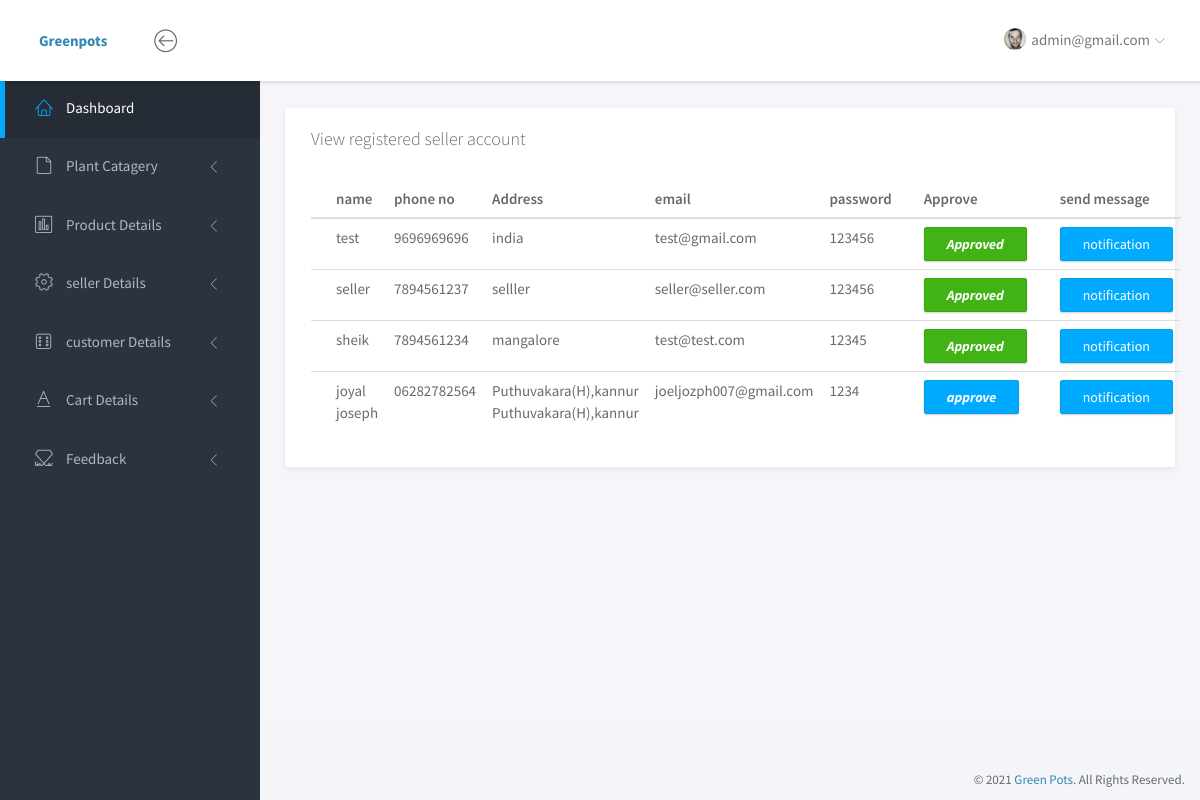
/admin/viewseller.php (signed in), run on the app's committed database.
### tables this page shows
CREATE TABLE `seller` (
  `s_id` int(11) NOT NULL,
  `name` varchar(50) NOT NULL,
  `phone` varchar(50) NOT NULL,
  `address` varchar(50) NOT NULL,
  `email` varchar(50) NOT NULL,
  `password` varchar(50) NOT NULL
);

### app/Main.php (called while the page is built, shortened)
<?php
class Main {
    public function __construct(){
        try{
            $this->conn = new PDO(DB_TYPE.":host=".DB_SERVER.";dbname=".DB_DATABASE, DB_USER, DB_PASSWORD);
        }
        catch (PDOException $e){
            echo '<h3>Database Not Connected</h3>','<p>Please Check database connection before running this site ...</p>'; exit;
        }
    }
}

### app/Admin.php (called while the page is built, shortened)
<?php
class Admin extends Main
{
	public function ret($stmt){
		$stmt = $this->conn->prepare($stmt);
		$stmt->execute();
		return $stmt;
	}
}
?>

### admin/viewseller.php (the view, shortened to what this page needs)
<?php
$admin = new Admin();
?>
<!doctype html>
<html lang="en">
<head>
	<link rel="stylesheet" href="assets/vendor/bootstrap/css/bootstrap.min.css">
	<link rel="stylesheet" href="assets/vendor/font-awesome/css/font-awesome.min.css">
	<link rel="stylesheet" href="assets/vendor/linearicons/style.css">
	<link rel="stylesheet" href="assets/vendor/chartist/css/chartist-custom.css">
	<link rel="stylesheet" href="assets/css/main.css">
	<link rel="stylesheet" href="assets/css/demo.css">
</head>
<body>
	<div id="wrapper">
		<?php include "header.php" ?>
        <?php include "sidebar.php" ?>
		<div class="main">
			<div class="main-content">
				<div class="container-fluid">
					<div class="panel">
								<div class="panel-heading">
									<h3 class="panel-title">View registered seller account</h3>
								</div>
								<div class="panel-body">
									<table class="table table-hover">
										<thead>
											<tr>
												<th>name</th>
												<th>phone no</th>
												<th>Address</th>
												<th>email</th>
												<th>password</th>
												<th></th>
												<th>Approve</th>
												<th>send message</th>
											</tr>
										</thead>
										<tbody>
											<?php
                                   $stmts=$admin -> ret("SELECT * FROM `seller`");
                                   while($rows=$stmts->fetch(PDO::FETCH_ASSOC))
                                   {
                                         ?>
											<tr>
												  <td><?php echo $a = $rows['name']; ?></td>
												   <td><?php echo $b = $rows['phone']; ?></td>
												  <td><?php echo $c = $rows['address']; ?></td>
												   <td><?php echo $d = $rows['email']; ?></td>
												  <td><?php echo $e = $rows['password']; ?></td>
                          <td>
       <?php
            $st=$admin -> ret("SELECT * FROM `sellerapprove` WHERE `name`='$a' AND `phone`='$b' AND `address`='$c' AND `email`='$d' AND `password`='$e'");
            $numm = $st->rowCount();
            if($numm>0){
            	?>
         <td>
            <div class="btn btn-success"><b><i>Approved</i></b></div>
         </td>
           <td>
            	<form action="mail/notify.php" method="POST">
    	<button type="submit" name="add" class="btn btn-primary">
      notification
    </button>
    </form>
            </td>
                  <?php
        }else{
?>
        	<td>
            <a href="admincontroller/sellerview.php?n=<?= $rows['name'];?> & phno=<?= $rows['phone'];?> & a=<?= $rows['address'];?> & e=<?= $rows['email'] ;?> & p=<?= $rows['password'] ;?>" class="btn btn-primary" onclick="return confirm('Are you sure want to Approve?')"><b><i>approve</i></b></a> </td>
            <td>
            	<form action="mail/notify.php" method="POST">
    	<button type="submit" name="add" class="btn btn-primary">
      notification
    </button>
    </form>
            </td>
        <?php    }
         ?>
     </td>
      </tr>
      <?php } ?>
										</tbody>
									</table>
								</div>
							</div>
				</div>
			</div>
		</div>
        <?php include "footer.php" ?>
	</div>
</body>
</html>

### admin/header.php (shortened to what this page needs)
<nav class="navbar navbar-default navbar-fixed-top">
			<div class="brand">
				<a href="index.php"><b>Greenpots</b></a>
			</div>
			<div class="container-fluid">
				<div class="navbar-btn">
					<button type="button" class="btn-toggle-fullwidth"><i class="lnr lnr-arrow-left-circle"></i></button>
				</div>
				<div id="navbar-menu">
					<ul class="nav navbar-nav navbar-right">
						<li class="dropdown">
					   <?php
                        $stmt=$admin -> ret("SELECT * FROM admin");
                        $row=$stmt->fetch(PDO::FETCH_ASSOC);
                        ?>
							<a href="#" class="dropdown-toggle" data-toggle="dropdown"><img src="assets/img/user.png" class="img-circle" alt="Avatar"> <span><?php echo $row['email'];?></span> <i class="icon-submenu lnr lnr-chevron-down"></i></a>
						</li>
					</ul>
				</div>
			</div>
		</nav>

### admin/assets/css/main.css (style rules this page uses)
html { position: relative; min-height: 100%; }
body { background-color: #F3F5F8; font-family: "Source Sans Pro", sans-serif; font-size: 15px; color: #676a6d; }
a { color: #3287B2; }
th { font-weight: 600; }
#wrapper .main { -webkit-transition: all 0.3s ease-in-out; -moz-transition: all 0.3s ease-in-out; -ms-transition: all 0.3s ease-in-out; -o-transition: all 0.3s ease-in-out; transition: all 0.3s ease-in-out; width: calc(100% - 260px); left: 0; position: relative; float: right; background-color: #f5f5fa; }
#wrapper #sidebar-nav, #wrapper .main { padding-top: 80px; }
.main-content { padding: 28px 10px; }
.navbar-default { -webkit-transition: all 0.3s ease-in-out; -moz-transition: all 0.3s ease-in-out; -ms-transition: all 0.3s ease-in-out; -o-transition: all 0.3s ease-in-out; transition: all 0.3s ease-in-out; -moz-box-shadow: 1px 2px 3px rgba(0, 0, 0, 0.1); -webkit-box-shadow: 1px 2px 3px rgba(0, 0, 0, 0.1); box-shadow: 1px 2px 3px rgba(0, 0, 0, 0.1); -webkit-border-radius: 0; -moz-border-radius: 0; border-radius: 0; padding: 0; margin: 0; border: none; background-color: #fff; }
.navbar-default .brand { float: left; padding: 30px 39px; background-color: #fff; }
.navbar-btn { float: left; padding: 16px 0; }
.navbar-btn button { font-size: 24px; padding: 4px 8px; line-height: .7; border: none; background: none; outline: none; }
.navbar-nav > li > a { padding: 28px 20px; }
.navbar-nav > li > a > i { font-size: 22px; margin-right: 2px; vertical-align: middle; }
.navbar-nav > li > a > i.icon-submenu { margin-left: 2px; margin-right: 0; font-size: 10px; position: relative; top: 2px; }
.navbar-nav > li > a > span { position: relative; top: 2px; }
.navbar-nav > li > a img { width: 22px; margin-right: 2px; }
@media screen and (min-width: 768px) { .navbar-nav.navbar-right { margin-right: 0; } }
.btn { -webkit-border-radius: 2px; -moz-border-radius: 2px; border-radius: 2px; -moz-box-shadow: 0px 1px 2px 0 rgba(0, 0, 0, 0.2); -webkit-box-shadow: 0px 1px 2px 0 rgba(0, 0, 0, 0.2); box-shadow: 0px 1px 2px 0 rgba(0, 0, 0, 0.2); padding: 6px 22px; }
.btn-primary { background-color: #00AAFF; border-color: #00a0f0; }
.btn-success { background-color: #41B314; border-color: #3ca512; }
.panel { -webkit-border-radius: 3px; -moz-border-radius: 3px; border-radius: 3px; -moz-box-shadow: 0 2px 6px rgba(0, 0, 0, 0.08); -webkit-box-shadow: 0 2px 6px rgba(0, 0, 0, 0.08); box-shadow: 0 2px 6px rgba(0, 0, 0, 0.08); background-color: #fff; margin-bottom: 30px; }
.panel .panel-heading, .panel .panel-body, .panel .panel-footer { padding-left: 25px; padding-right: 25px; }
.panel .panel-heading { padding-top: 20px; padding-bottom: 20px; position: relative; }
.panel .panel-heading .panel-title { margin: 0; font-size: 18px; font-weight: 300; }
.panel .panel-body { padding-top: 10px; padding-bottom: 15px; }
.panel .table > thead > tr > td:first-child, .panel .table > thead > tr > th:first-child, .panel .table > tbody > tr > td:first-child, .panel .table > tbody > tr > th:first-child, .panel .table > tfoot > tr > td:first-child, .panel .table > tfoot > tr > th:first-child { padding-left: 25px; }
.panel .table > thead > tr > td:last-child, .panel .table > thead > tr > th:last-child, .panel .table > tbody > tr > td:last-child, .panel .table > tbody > tr > th:last-child, .panel .table > tfoot > tr > td:last-child, .panel .table > tfoot > tr > th:last-child { padding-left: 25px; }

### data on the page
seller: name "test", phone "9696969696", address "india", email "test@gmail.com", password "123456"
seller: name "seller", phone "7894561237", address "selller", email "seller@seller.com", password "123456"
seller: name "sheik", phone "7894561234", address "mangalore", email "test@test.com", password "12345"
seller: name "joyal joseph", phone "06282782564", address "Puthuvakara(H),kannur Puthuvakara(H),kannur", email "joeljozph007@gmail.com", password "1234"

### other printed values
$row['email'] "admin@gmail.com"
